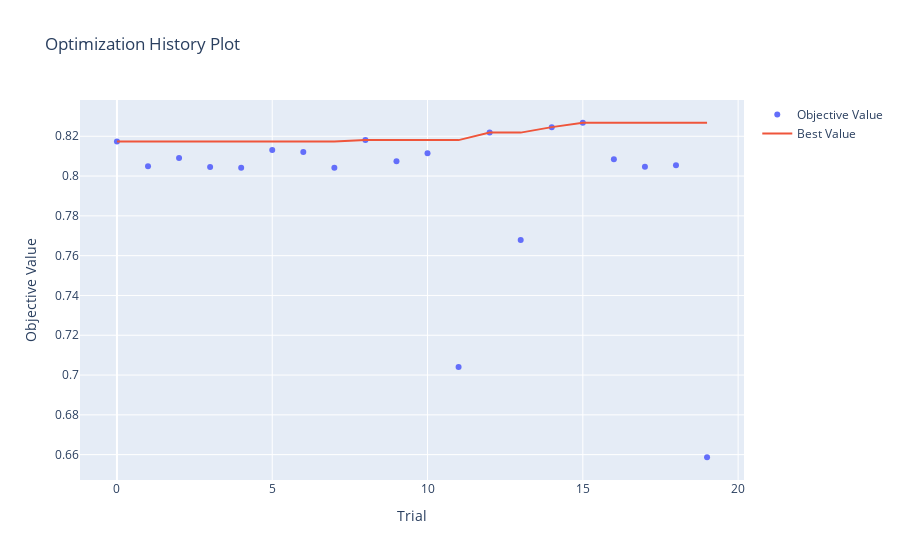

This figure's notebook cell:
### Code cell
vis.plot_optimization_history(study)

### Figure 1 — Plotly figure (JSON) as saved in the notebook; plotly's stock layout.template omitted (floating-point values rounded to 4 significant figures)
{"data": [{"mode": "markers", "name": "Objective Value", "type": "scatter", "x": [0, 1, 2, 3, 4, 5, 6, 7, 8, 9, 10, 11, 12, 13, 14, 15, 16, 17, 18, 19], "y": [0.8173, 0.8049, 0.8091, 0.8046, 0.8041, 0.8131, 0.8121, 0.8041, 0.8181, 0.8075, 0.8114, 0.704, 0.8218, 0.7679, 0.8246, 0.8268, 0.8085, 0.8047, 0.8055, 0.6587]}, {"mode": "lines", "name": "Best Value", "type": "scatter", "x": [0, 1, 2, 3, 4, 5, 6, 7, 8, 9, 10, 11, 12, 13, 14, 15, 16, 17, 18, 19], "y": [0.8173, 0.8173, 0.8173, 0.8173, 0.8173, 0.8173, 0.8173, 0.8173, 0.8181, 0.8181, 0.8181, 0.8181, 0.8218, 0.8218, 0.8246, 0.8268, 0.8268, 0.8268, 0.8268, 0.8268]}, {"marker": {"color": "#cccccc"}, "mode": "markers", "name": "Infeasible Trial", "showlegend": false, "type": "scatter", "x": [], "y": []}], "layout": {"title": {"text": "Optimization History Plot"}, "xaxis": {"title": {"text": "Trial"}}, "yaxis": {"title": {"text": "Objective Value"}}}}
